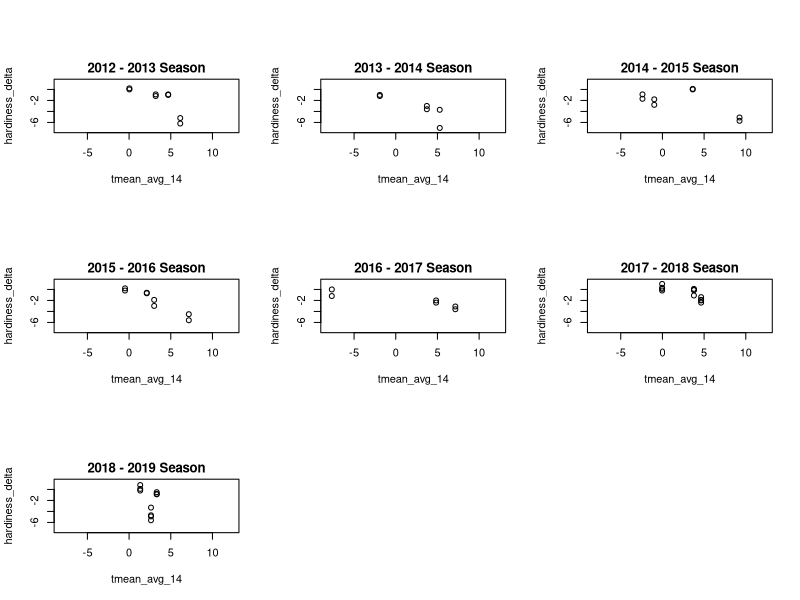

Write the R code that produced this figure. (Note: this script raises an error after producing the figure.)
# Started Feburary 4, 2022

# Creating hardiness simulation data to validate that
# stan model is correctly estimating parameters.

# setting wd to ./bayesian to adhere to analogue to ML wd
setwd("c:/users/adamf/onedrive/documents/code/hardiness/bayesian")

hardiness <- read.csv("../data/model_train.csv")

# changing datetime to be the correct type
hardiness$datetime = as.Date(hardiness$datetime, format = "%Y-%m-%d")

sb <- hardiness[hardiness$variety == "Sauvignon blanc", ]
sb_oe <- sb[sb$site == "Oliver, east", ]

# filter for ecodormancy and endodormancy based on the
# boundary set by Fergusen et al.
# their relationship with temperature should be opposite
sb_endo <- sb_oe[sb_oe$DD_sum >= -300, ]

ylim_min <- min(na.omit(sb_endo$hardiness_delta)) - 0.5
ylim_max <- max(na.omit(sb_endo$hardiness_delta)) + 0.5
xlim_min <- min(na.omit(sb_endo$tmean_avg_14)) - 0.5
xlim_max <- max(na.omit(sb_endo$tmean_avg_14)) + 0.5


par(mfrow = c(3, 3), mar = c(5.1, 4.1, 6, 2.1))

# plot to show endodormancy vs tmean
for (season in unique(hardiness$season)) {
    years_list <- unique(format(sb[sb$season == season,]$datetime, "%Y"))
    year0 <- years_list[1]
    year1 <- years_list[2]

    plot(hardiness_delta ~ tmean_avg_14,
    data = sb_endo[sb_endo$season == season, ],
    ylim = c(ylim_min, ylim_max), xlim = c(xlim_min, xlim_max))

    title(main = paste(year0, "-", year1, "Season"), line = 0.5)
}

plot(hardiness_delta ~ tmean_avg_14, data = sb_eco, 
ylim = c(ylim_min, ylim_max), xlim = c(xlim_min, xlim_max))

title(main = "All Seasons", line = 0.5)

mtext("Seasonal Plots of Hardiness Change in Endodormancy",
side = 3, line = -2, outer = TRUE)
